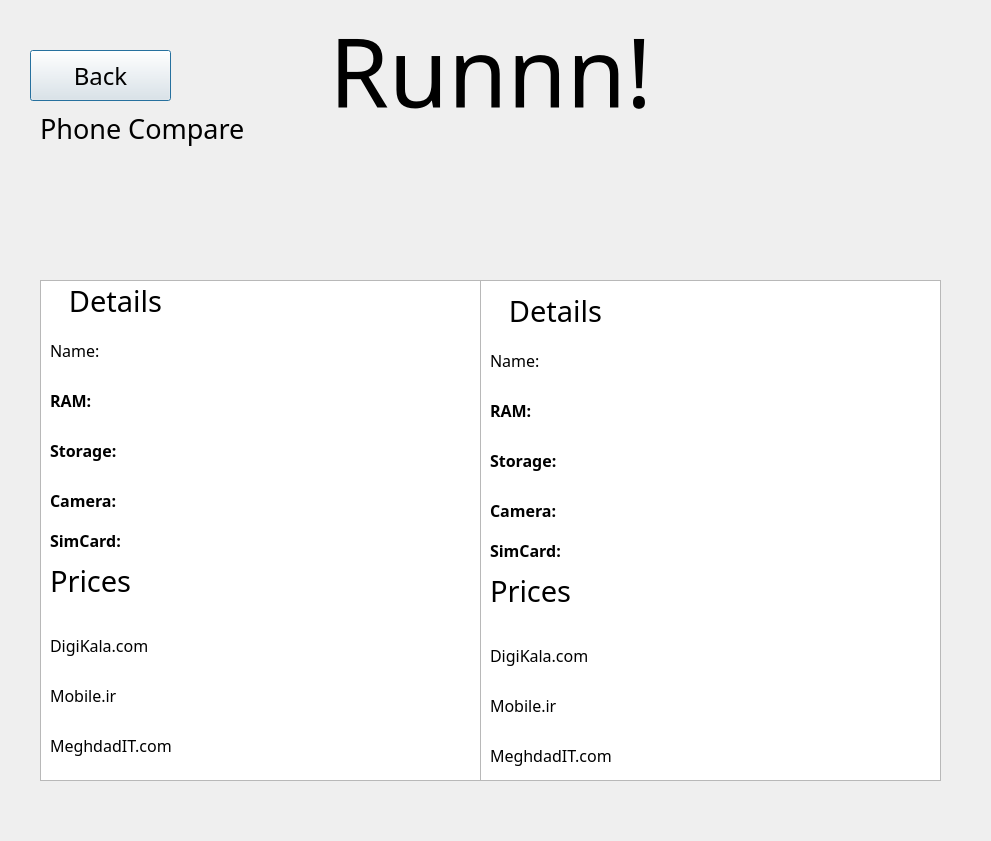
<?xml version="1.0" encoding="UTF-8"?>
<ui version="4.0">
 <class>Dialog</class>
 <widget class="QDialog" name="Dialog">
  <property name="geometry">
   <rect>
    <x>0</x>
    <y>0</y>
    <width>991</width>
    <height>841</height>
   </rect>
  </property>
  <property name="windowTitle">
   <string>Dialog</string>
  </property>
  <widget class="QPushButton" name="BackButton">
   <property name="geometry">
    <rect>
     <x>30</x>
     <y>50</y>
     <width>141</width>
     <height>51</height>
    </rect>
   </property>
   <property name="font">
    <font>
     <family>Cooper Black</family>
     <pointsize>18</pointsize>
    </font>
   </property>
   <property name="text">
    <string>Back</string>
   </property>
  </widget>
  <widget class="QColumnView" name="columnView1">
   <property name="geometry">
    <rect>
     <x>40</x>
     <y>280</y>
     <width>441</width>
     <height>501</height>
    </rect>
   </property>
  </widget>
  <widget class="QLabel" name="label">
   <property name="geometry">
    <rect>
     <x>40</x>
     <y>110</y>
     <width>471</width>
     <height>71</height>
    </rect>
   </property>
   <property name="font">
    <font>
     <family>Cooper Black</family>
     <pointsize>20</pointsize>
     <weight>50</weight>
     <bold>false</bold>
    </font>
   </property>
   <property name="text">
    <string>Phone Compare</string>
   </property>
   <property name="alignment">
    <set>Qt::AlignLeading|Qt::AlignLeft|Qt::AlignTop</set>
   </property>
  </widget>
  <widget class="QLabel" name="Image2">
   <property name="geometry">
    <rect>
     <x>650</x>
     <y>150</y>
     <width>100</width>
     <height>100</height>
    </rect>
   </property>
   <property name="font">
    <font>
     <pointsize>36</pointsize>
    </font>
   </property>
   <property name="text">
    <string/>
   </property>
   <property name="scaledContents">
    <bool>true</bool>
   </property>
  </widget>
  <widget class="QLabel" name="Image1">
   <property name="geometry">
    <rect>
     <x>150</x>
     <y>160</y>
     <width>100</width>
     <height>100</height>
    </rect>
   </property>
   <property name="font">
    <font>
     <pointsize>36</pointsize>
    </font>
   </property>
   <property name="text">
    <string/>
   </property>
   <property name="scaledContents">
    <bool>true</bool>
   </property>
  </widget>
  <widget class="QLabel" name="label_2">
   <property name="geometry">
    <rect>
     <x>300</x>
     <y>10</y>
     <width>381</width>
     <height>121</height>
    </rect>
   </property>
   <property name="palette">
    <palette>
     <active>
      <colorrole role="WindowText">
       <brush brushstyle="SolidPattern">
        <color alpha="255">
         <red>0</red>
         <green>0</green>
         <blue>0</blue>
        </color>
       </brush>
      </colorrole>
     </active>
     <inactive>
      <colorrole role="WindowText">
       <brush brushstyle="SolidPattern">
        <color alpha="255">
         <red>0</red>
         <green>0</green>
         <blue>0</blue>
        </color>
       </brush>
      </colorrole>
     </inactive>
     <disabled>
      <colorrole role="WindowText">
       <brush brushstyle="SolidPattern">
        <color alpha="255">
         <red>120</red>
         <green>120</green>
         <blue>120</blue>
        </color>
       </brush>
      </colorrole>
     </disabled>
    </palette>
   </property>
   <property name="font">
    <font>
     <family>Pristina</family>
     <pointsize>72</pointsize>
     <weight>50</weight>
     <bold>false</bold>
    </font>
   </property>
   <property name="text">
    <string>Runnn!</string>
   </property>
   <property name="alignment">
    <set>Qt::AlignCenter</set>
   </property>
  </widget>
  <widget class="QColumnView" name="columnView_2">
   <property name="geometry">
    <rect>
     <x>480</x>
     <y>280</y>
     <width>461</width>
     <height>501</height>
    </rect>
   </property>
  </widget>
  <widget class="QLabel" name="Camera">
   <property name="geometry">
    <rect>
     <x>50</x>
     <y>480</y>
     <width>90</width>
     <height>40</height>
    </rect>
   </property>
   <property name="font">
    <font>
     <family>Cooper Black</family>
     <pointsize>12</pointsize>
     <weight>75</weight>
     <bold>true</bold>
    </font>
   </property>
   <property name="text">
    <string>Camera:</string>
   </property>
  </widget>
  <widget class="QLabel" name="Storage">
   <property name="geometry">
    <rect>
     <x>50</x>
     <y>430</y>
     <width>91</width>
     <height>40</height>
    </rect>
   </property>
   <property name="font">
    <font>
     <family>Cooper Black</family>
     <pointsize>12</pointsize>
     <weight>75</weight>
     <bold>true</bold>
    </font>
   </property>
   <property name="text">
    <string>Storage:</string>
   </property>
  </widget>
  <widget class="QLabel" name="SimCard_Label">
   <property name="geometry">
    <rect>
     <x>150</x>
     <y>520</y>
     <width>201</width>
     <height>40</height>
    </rect>
   </property>
   <property name="font">
    <font>
     <family>Cooper Black</family>
     <pointsize>12</pointsize>
     <weight>50</weight>
     <bold>false</bold>
    </font>
   </property>
   <property name="text">
    <string/>
   </property>
   <property name="wordWrap">
    <bool>true</bool>
   </property>
  </widget>
  <widget class="QLabel" name="SimCard">
   <property name="geometry">
    <rect>
     <x>50</x>
     <y>520</y>
     <width>101</width>
     <height>40</height>
    </rect>
   </property>
   <property name="font">
    <font>
     <family>Cooper Black</family>
     <pointsize>12</pointsize>
     <weight>75</weight>
     <bold>true</bold>
    </font>
   </property>
   <property name="text">
    <string>SimCard:</string>
   </property>
  </widget>
  <widget class="QLabel" name="RAM_Label">
   <property name="geometry">
    <rect>
     <x>150</x>
     <y>380</y>
     <width>221</width>
     <height>40</height>
    </rect>
   </property>
   <property name="font">
    <font>
     <family>Cooper Black</family>
     <pointsize>12</pointsize>
     <weight>50</weight>
     <bold>false</bold>
    </font>
   </property>
   <property name="text">
    <string/>
   </property>
   <property name="wordWrap">
    <bool>true</bool>
   </property>
  </widget>
  <widget class="QLabel" name="Details">
   <property name="geometry">
    <rect>
     <x>50</x>
     <y>270</y>
     <width>131</width>
     <height>61</height>
    </rect>
   </property>
   <property name="font">
    <font>
     <family>Cooper Black</family>
     <pointsize>22</pointsize>
     <weight>50</weight>
     <bold>false</bold>
    </font>
   </property>
   <property name="text">
    <string>Details</string>
   </property>
   <property name="alignment">
    <set>Qt::AlignCenter</set>
   </property>
  </widget>
  <widget class="QLabel" name="Name">
   <property name="geometry">
    <rect>
     <x>50</x>
     <y>330</y>
     <width>80</width>
     <height>40</height>
    </rect>
   </property>
   <property name="font">
    <font>
     <family>Cooper Black</family>
     <pointsize>12</pointsize>
     <weight>50</weight>
     <bold>false</bold>
    </font>
   </property>
   <property name="text">
    <string>Name:</string>
   </property>
  </widget>
  <widget class="QLabel" name="Storage_Label">
   <property name="geometry">
    <rect>
     <x>150</x>
     <y>430</y>
     <width>211</width>
     <height>40</height>
    </rect>
   </property>
   <property name="font">
    <font>
     <family>Cooper Black</family>
     <pointsize>12</pointsize>
     <weight>50</weight>
     <bold>false</bold>
    </font>
   </property>
   <property name="text">
    <string/>
   </property>
   <property name="wordWrap">
    <bool>true</bool>
   </property>
  </widget>
  <widget class="QLabel" name="Camera_Label">
   <property name="geometry">
    <rect>
     <x>150</x>
     <y>500</y>
     <width>211</width>
     <height>40</height>
    </rect>
   </property>
   <property name="font">
    <font>
     <family>Cooper Black</family>
     <pointsize>12</pointsize>
     <weight>50</weight>
     <bold>false</bold>
    </font>
   </property>
   <property name="text">
    <string/>
   </property>
   <property name="wordWrap">
    <bool>true</bool>
   </property>
  </widget>
  <widget class="QLabel" name="Name_Label">
   <property name="geometry">
    <rect>
     <x>150</x>
     <y>330</y>
     <width>221</width>
     <height>40</height>
    </rect>
   </property>
   <property name="font">
    <font>
     <family>Cooper Black</family>
     <pointsize>12</pointsize>
     <weight>50</weight>
     <bold>false</bold>
    </font>
   </property>
   <property name="text">
    <string/>
   </property>
   <property name="wordWrap">
    <bool>true</bool>
   </property>
  </widget>
  <widget class="QLabel" name="RAM">
   <property name="geometry">
    <rect>
     <x>50</x>
     <y>380</y>
     <width>80</width>
     <height>40</height>
    </rect>
   </property>
   <property name="font">
    <font>
     <family>Cooper Black</family>
     <pointsize>12</pointsize>
     <weight>75</weight>
     <bold>true</bold>
    </font>
   </property>
   <property name="text">
    <string>RAM:</string>
   </property>
  </widget>
  <widget class="QLabel" name="Digikala_Label">
   <property name="geometry">
    <rect>
     <x>190</x>
     <y>620</y>
     <width>231</width>
     <height>50</height>
    </rect>
   </property>
   <property name="font">
    <font>
     <family>Cooper Black</family>
     <pointsize>12</pointsize>
     <weight>50</weight>
     <bold>false</bold>
    </font>
   </property>
   <property name="text">
    <string/>
   </property>
  </widget>
  <widget class="QLabel" name="MeghdadIT">
   <property name="geometry">
    <rect>
     <x>50</x>
     <y>720</y>
     <width>171</width>
     <height>50</height>
    </rect>
   </property>
   <property name="font">
    <font>
     <family>Cooper Black</family>
     <pointsize>12</pointsize>
     <weight>50</weight>
     <bold>false</bold>
    </font>
   </property>
   <property name="text">
    <string>MeghdadIT.com</string>
   </property>
  </widget>
  <widget class="QLabel" name="Digikala">
   <property name="geometry">
    <rect>
     <x>50</x>
     <y>620</y>
     <width>151</width>
     <height>50</height>
    </rect>
   </property>
   <property name="font">
    <font>
     <family>Cooper Black</family>
     <pointsize>12</pointsize>
     <weight>50</weight>
     <bold>false</bold>
    </font>
   </property>
   <property name="text">
    <string>DigiKala.com</string>
   </property>
  </widget>
  <widget class="QLabel" name="MeghdadIT_Label">
   <property name="geometry">
    <rect>
     <x>220</x>
     <y>720</y>
     <width>241</width>
     <height>50</height>
    </rect>
   </property>
   <property name="font">
    <font>
     <family>Cooper Black</family>
     <pointsize>12</pointsize>
     <weight>50</weight>
     <bold>false</bold>
    </font>
   </property>
   <property name="text">
    <string/>
   </property>
  </widget>
  <widget class="QLabel" name="Prices">
   <property name="geometry">
    <rect>
     <x>50</x>
     <y>560</y>
     <width>121</width>
     <height>41</height>
    </rect>
   </property>
   <property name="font">
    <font>
     <family>Cooper Black</family>
     <pointsize>22</pointsize>
     <weight>50</weight>
     <bold>false</bold>
    </font>
   </property>
   <property name="text">
    <string>Prices</string>
   </property>
  </widget>
  <widget class="QLabel" name="Mobile_Label">
   <property name="geometry">
    <rect>
     <x>190</x>
     <y>670</y>
     <width>271</width>
     <height>50</height>
    </rect>
   </property>
   <property name="font">
    <font>
     <family>Cooper Black</family>
     <pointsize>12</pointsize>
     <weight>50</weight>
     <bold>false</bold>
    </font>
   </property>
   <property name="text">
    <string/>
   </property>
  </widget>
  <widget class="QLabel" name="Mobile">
   <property name="geometry">
    <rect>
     <x>50</x>
     <y>670</y>
     <width>140</width>
     <height>50</height>
    </rect>
   </property>
   <property name="font">
    <font>
     <family>Cooper Black</family>
     <pointsize>12</pointsize>
     <weight>50</weight>
     <bold>false</bold>
    </font>
   </property>
   <property name="text">
    <string>Mobile.ir</string>
   </property>
  </widget>
  <widget class="QLabel" name="Digikala_Label_2">
   <property name="geometry">
    <rect>
     <x>630</x>
     <y>630</y>
     <width>311</width>
     <height>50</height>
    </rect>
   </property>
   <property name="font">
    <font>
     <family>Cooper Black</family>
     <pointsize>12</pointsize>
     <weight>50</weight>
     <bold>false</bold>
    </font>
   </property>
   <property name="text">
    <string/>
   </property>
  </widget>
  <widget class="QLabel" name="Storage_Label_2">
   <property name="geometry">
    <rect>
     <x>590</x>
     <y>440</y>
     <width>211</width>
     <height>40</height>
    </rect>
   </property>
   <property name="font">
    <font>
     <family>Cooper Black</family>
     <pointsize>12</pointsize>
     <weight>50</weight>
     <bold>false</bold>
    </font>
   </property>
   <property name="text">
    <string/>
   </property>
   <property name="wordWrap">
    <bool>true</bool>
   </property>
  </widget>
  <widget class="QLabel" name="Prices_2">
   <property name="geometry">
    <rect>
     <x>490</x>
     <y>570</y>
     <width>121</width>
     <height>41</height>
    </rect>
   </property>
   <property name="font">
    <font>
     <family>Cooper Black</family>
     <pointsize>22</pointsize>
     <weight>50</weight>
     <bold>false</bold>
    </font>
   </property>
   <property name="text">
    <string>Prices</string>
   </property>
  </widget>
  <widget class="QLabel" name="Name_2">
   <property name="geometry">
    <rect>
     <x>490</x>
     <y>340</y>
     <width>80</width>
     <height>40</height>
    </rect>
   </property>
   <property name="font">
    <font>
     <family>Cooper Black</family>
     <pointsize>12</pointsize>
     <weight>50</weight>
     <bold>false</bold>
    </font>
   </property>
   <property name="text">
    <string>Name:</string>
   </property>
  </widget>
  <widget class="QLabel" name="SimCard_2">
   <property name="geometry">
    <rect>
     <x>490</x>
     <y>530</y>
     <width>101</width>
     <height>40</height>
    </rect>
   </property>
   <property name="font">
    <font>
     <family>Cooper Black</family>
     <pointsize>12</pointsize>
     <weight>75</weight>
     <bold>true</bold>
    </font>
   </property>
   <property name="text">
    <string>SimCard:</string>
   </property>
  </widget>
  <widget class="QLabel" name="Storage_2">
   <property name="geometry">
    <rect>
     <x>490</x>
     <y>440</y>
     <width>91</width>
     <height>40</height>
    </rect>
   </property>
   <property name="font">
    <font>
     <family>Cooper Black</family>
     <pointsize>12</pointsize>
     <weight>75</weight>
     <bold>true</bold>
    </font>
   </property>
   <property name="text">
    <string>Storage:</string>
   </property>
  </widget>
  <widget class="QLabel" name="Name_Label_2">
   <property name="geometry">
    <rect>
     <x>590</x>
     <y>340</y>
     <width>221</width>
     <height>40</height>
    </rect>
   </property>
   <property name="font">
    <font>
     <family>Cooper Black</family>
     <pointsize>12</pointsize>
     <weight>50</weight>
     <bold>false</bold>
    </font>
   </property>
   <property name="text">
    <string/>
   </property>
   <property name="wordWrap">
    <bool>true</bool>
   </property>
  </widget>
  <widget class="QLabel" name="Camera_2">
   <property name="geometry">
    <rect>
     <x>490</x>
     <y>490</y>
     <width>90</width>
     <height>40</height>
    </rect>
   </property>
   <property name="font">
    <font>
     <family>Cooper Black</family>
     <pointsize>12</pointsize>
     <weight>75</weight>
     <bold>true</bold>
    </font>
   </property>
   <property name="text">
    <string>Camera:</string>
   </property>
  </widget>
  <widget class="QLabel" name="Details_2">
   <property name="geometry">
    <rect>
     <x>490</x>
     <y>280</y>
     <width>131</width>
     <height>61</height>
    </rect>
   </property>
   <property name="font">
    <font>
     <family>Cooper Black</family>
     <pointsize>22</pointsize>
     <weight>50</weight>
     <bold>false</bold>
    </font>
   </property>
   <property name="text">
    <string>Details</string>
   </property>
   <property name="alignment">
    <set>Qt::AlignCenter</set>
   </property>
  </widget>
  <widget class="QLabel" name="Mobile_2">
   <property name="geometry">
    <rect>
     <x>490</x>
     <y>680</y>
     <width>140</width>
     <height>50</height>
    </rect>
   </property>
   <property name="font">
    <font>
     <family>Cooper Black</family>
     <pointsize>12</pointsize>
     <weight>50</weight>
     <bold>false</bold>
    </font>
   </property>
   <property name="text">
    <string>Mobile.ir</string>
   </property>
  </widget>
  <widget class="QLabel" name="MeghdadIT_2">
   <property name="geometry">
    <rect>
     <x>490</x>
     <y>730</y>
     <width>171</width>
     <height>50</height>
    </rect>
   </property>
   <property name="font">
    <font>
     <family>Cooper Black</family>
     <pointsize>12</pointsize>
     <weight>50</weight>
     <bold>false</bold>
    </font>
   </property>
   <property name="text">
    <string>MeghdadIT.com</string>
   </property>
  </widget>
  <widget class="QLabel" name="RAM_Label_2">
   <property name="geometry">
    <rect>
     <x>590</x>
     <y>390</y>
     <width>221</width>
     <height>40</height>
    </rect>
   </property>
   <property name="font">
    <font>
     <family>Cooper Black</family>
     <pointsize>12</pointsize>
     <weight>50</weight>
     <bold>false</bold>
    </font>
   </property>
   <property name="text">
    <string/>
   </property>
   <property name="wordWrap">
    <bool>true</bool>
   </property>
  </widget>
  <widget class="QLabel" name="MeghdadIT_Label_2">
   <property name="geometry">
    <rect>
     <x>660</x>
     <y>730</y>
     <width>291</width>
     <height>50</height>
    </rect>
   </property>
   <property name="font">
    <font>
     <family>Cooper Black</family>
     <pointsize>12</pointsize>
     <weight>50</weight>
     <bold>false</bold>
    </font>
   </property>
   <property name="text">
    <string/>
   </property>
  </widget>
  <widget class="QLabel" name="RAM_2">
   <property name="geometry">
    <rect>
     <x>490</x>
     <y>390</y>
     <width>80</width>
     <height>40</height>
    </rect>
   </property>
   <property name="font">
    <font>
     <family>Cooper Black</family>
     <pointsize>12</pointsize>
     <weight>75</weight>
     <bold>true</bold>
    </font>
   </property>
   <property name="text">
    <string>RAM:</string>
   </property>
  </widget>
  <widget class="QLabel" name="SimCard_Label_2">
   <property name="geometry">
    <rect>
     <x>590</x>
     <y>530</y>
     <width>201</width>
     <height>40</height>
    </rect>
   </property>
   <property name="font">
    <font>
     <family>Cooper Black</family>
     <pointsize>12</pointsize>
     <weight>50</weight>
     <bold>false</bold>
    </font>
   </property>
   <property name="text">
    <string/>
   </property>
   <property name="wordWrap">
    <bool>true</bool>
   </property>
  </widget>
  <widget class="QLabel" name="Digikala_2">
   <property name="geometry">
    <rect>
     <x>490</x>
     <y>630</y>
     <width>151</width>
     <height>50</height>
    </rect>
   </property>
   <property name="font">
    <font>
     <family>Cooper Black</family>
     <pointsize>12</pointsize>
     <weight>50</weight>
     <bold>false</bold>
    </font>
   </property>
   <property name="text">
    <string>DigiKala.com</string>
   </property>
  </widget>
  <widget class="QLabel" name="Mobile_Label_2">
   <property name="geometry">
    <rect>
     <x>630</x>
     <y>680</y>
     <width>311</width>
     <height>50</height>
    </rect>
   </property>
   <property name="font">
    <font>
     <family>Cooper Black</family>
     <pointsize>12</pointsize>
     <weight>50</weight>
     <bold>false</bold>
    </font>
   </property>
   <property name="text">
    <string/>
   </property>
  </widget>
  <widget class="QLabel" name="Camera_Label_2">
   <property name="geometry">
    <rect>
     <x>590</x>
     <y>490</y>
     <width>211</width>
     <height>40</height>
    </rect>
   </property>
   <property name="font">
    <font>
     <family>Cooper Black</family>
     <pointsize>12</pointsize>
     <weight>50</weight>
     <bold>false</bold>
    </font>
   </property>
   <property name="text">
    <string/>
   </property>
   <property name="wordWrap">
    <bool>true</bool>
   </property>
  </widget>
 </widget>
 <resources/>
 <connections/>
</ui>
